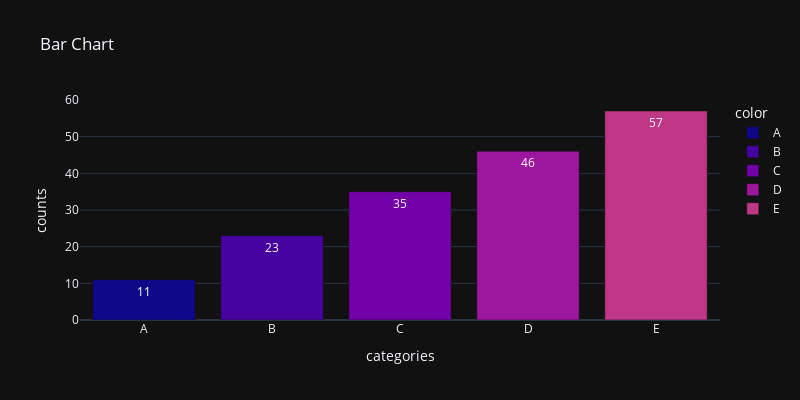

Here is the notebook cell this chart was saved with:
### Code cell
labels = ["A","B","C","D","E"]
counts = [11,23,35,46,57]
px.bar(x = labels , y= counts, title="Bar Chart", labels={"x":"categories","y":"counts"},
width=800, height=400, template="plotly_dark", color=labels  , text=counts, color_discrete_sequence=px.colors.sequential.Plasma)

### Figure 1 — Plotly figure (JSON) as saved in the notebook; plotly's stock layout.template omitted (floating-point values rounded to 4 significant figures)
{"data": [{"alignmentgroup": "True", "hovertemplate": "color=A<br>categories=%{x}<br>counts=%{y}<br>text=%{text}<extra></extra>", "legendgroup": "A", "marker": {"color": "#0d0887", "pattern": {"shape": ""}}, "name": "A", "offsetgroup": "A", "orientation": "v", "showlegend": true, "text": [11], "textposition": "auto", "type": "bar", "x": ["A"], "xaxis": "x", "y": [11], "yaxis": "y"}, {"alignmentgroup": "True", "hovertemplate": "color=B<br>categories=%{x}<br>counts=%{y}<br>text=%{text}<extra></extra>", "legendgroup": "B", "marker": {"color": "#46039f", "pattern": {"shape": ""}}, "name": "B", "offsetgroup": "B", "orientation": "v", "showlegend": true, "text": [23], "textposition": "auto", "type": "bar", "x": ["B"], "xaxis": "x", "y": [23], "yaxis": "y"}, {"alignmentgroup": "True", "hovertemplate": "color=C<br>categories=%{x}<br>counts=%{y}<br>text=%{text}<extra></extra>", "legendgroup": "C", "marker": {"color": "#7201a8", "pattern": {"shape": ""}}, "name": "C", "offsetgroup": "C", "orientation": "v", "showlegend": true, "text": [35], "textposition": "auto", "type": "bar", "x": ["C"], "xaxis": "x", "y": [35], "yaxis": "y"}, {"alignmentgroup": "True", "hovertemplate": "color=D<br>categories=%{x}<br>counts=%{y}<br>text=%{text}<extra></extra>", "legendgroup": "D", "marker": {"color": "#9c179e", "pattern": {"shape": ""}}, "name": "D", "offsetgroup": "D", "orientation": "v", "showlegend": true, "text": [46], "textposition": "auto", "type": "bar", "x": ["D"], "xaxis": "x", "y": [46], "yaxis": "y"}, {"alignmentgroup": "True", "hovertemplate": "color=E<br>categories=%{x}<br>counts=%{y}<br>text=%{text}<extra></extra>", "legendgroup": "E", "marker": {"color": "#bd3786", "pattern": {"shape": ""}}, "name": "E", "offsetgroup": "E", "orientation": "v", "showlegend": true, "text": [57], "textposition": "auto", "type": "bar", "x": ["E"], "xaxis": "x", "y": [57], "yaxis": "y"}], "layout": {"barmode": "relative", "height": 400, "legend": {"title": {"text": "color"}, "tracegroupgap": 0}, "title": {"text": "Bar Chart"}, "width": 800, "xaxis": {"anchor": "y", "domain": [0, 1], "title": {"text": "categories"}}, "yaxis": {"anchor": "x", "domain": [0, 1], "title": {"text": "counts"}}}}
